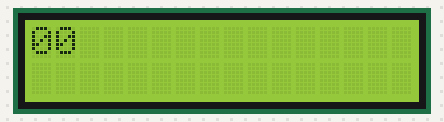
This sketch was run on a simulated Arduino Uno, built with avr-gcc and run on an emulated ATmega328P. On the bench: 16×2 character LCD.

Above: at 0.16 s.
At 4.97 s:
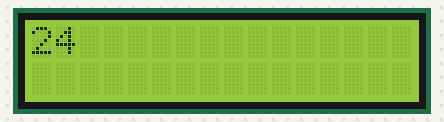
At 9.78 s:
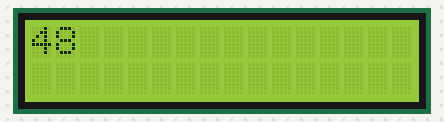
At 19.61 s:
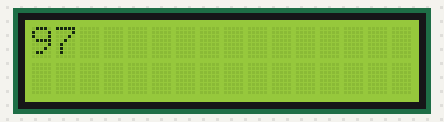
At 29.63 s:
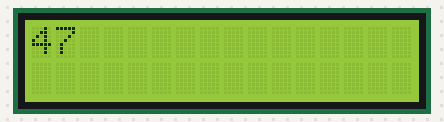
At 39.86 s:
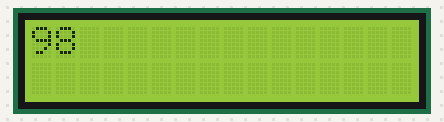

The sketch:

ESDI4.2.ino
```cpp
/****************************
Author:Asha Patel
Title:Display 00 to 99 on segment.
Date:02/09/2017
Email:15it073@charusat.edu.in
*****************************/
#include<LiquidCrystal.h>

LiquidCrystal lcd(9,8,3,2,1,0);

void setup()
{
    lcd.begin(16,2);
}

void loop()
{
  for(int i=0;i<100;i++)
  {
    if(i<10)
    {
      lcd.setCursor(0,0);
      lcd.print("0");
      lcd.setCursor(1,0);
      lcd.print(i);
      delay(200);
    }
    else
    {
       lcd.setCursor(0,0);
      lcd.print(i);
      delay(200);
    }
  }
}
```
